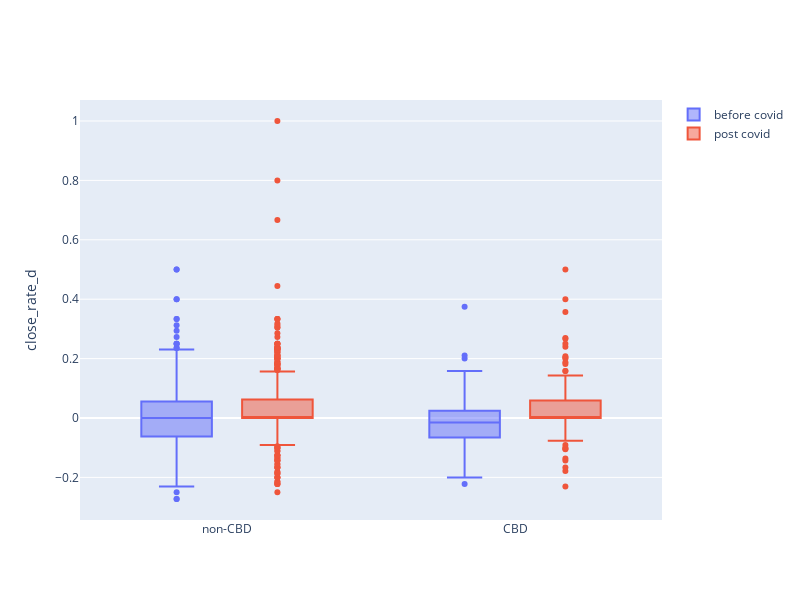

Here is the notebook cell this chart was saved with:
### Code cell
import plotly.express as px

df1['cbd'] = df1.apply(lambda x: 'CBD' if x.is_cbd==1 else 'non-CBD', axis=1)
fig = go.Figure()
fig.add_trace(go.Box(
    y=df1[df1.post_covid==0]['close_rate_d'],
    x=df1.cbd,
    name='before covid'
))
fig.add_trace(go.Box(
    y=df1[df1.post_covid==1]['close_rate_d'],
    x=df1.cbd,
    name='post covid'
))
fig.update_layout(autosize=False,
    width=800,
    height=600,
    yaxis_title='close_rate_d',
    boxmode='group' # group together boxes of the different traces for each value of x
)
fig.show()

### Figure 1 — Plotly figure (JSON) as saved in the notebook; plotly's stock layout.template omitted (floating-point values rounded to 4 significant figures; data arrays with more than 128 entries replaced by an {"elided": "..."} marker saying what was removed)
{"data": [{"name": "before covid", "type": "box", "x": {"elided": "1617 str values"}, "y": {"elided": "906 float values"}}, {"name": "post covid", "type": "box", "x": {"elided": "1617 str values"}, "y": {"elided": "711 float values"}}], "layout": {"autosize": false, "boxmode": "group", "height": 600, "width": 800, "yaxis": {"title": {"text": "close_rate_d"}}}}
